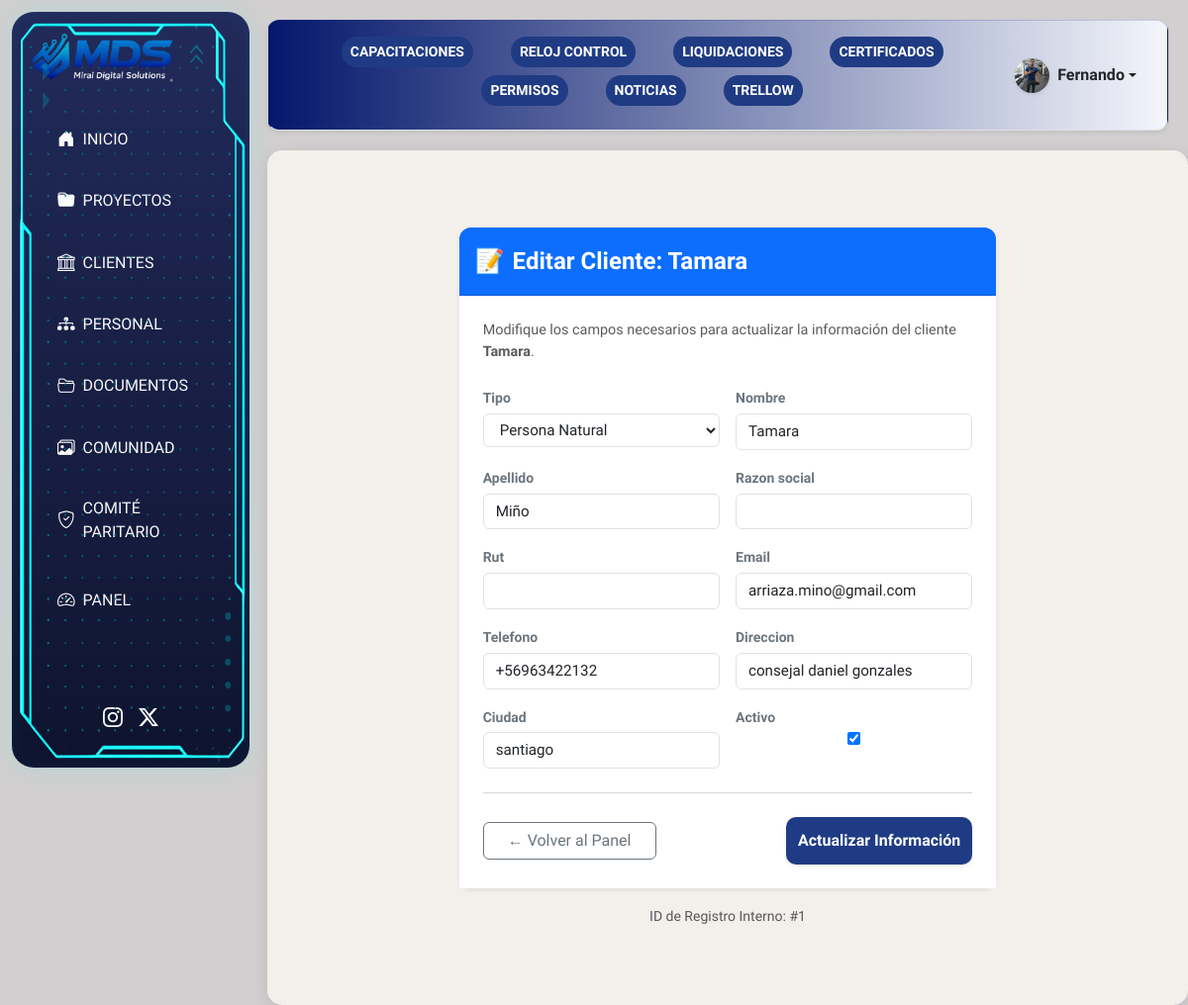
The page /editar/1/ (signed in) on the database its author committed.
### intranet/models.py (models this page shows, shortened)
class Perfil(models.Model):
    user = models.OneToOneField(User, on_delete=models.CASCADE, related_name="perfil")
    imagen = models.ImageField(upload_to="perfiles/", default="perfiles/perfil.png")
    fecha_nacimiento = models.DateField(null=True, blank=True)
    telefono = models.CharField(max_length=20, null=True, blank=True)
    run = models.CharField(max_length=10,unique=True,null=True,blank=True,verbose_name="RUN" )
    contacto_nombre = models.CharField(max_length=100, null=True, blank=True)
    contacto_telefono = models.CharField(max_length=20, null=True, blank=True)
    contacto_relacion = models.CharField(max_length=50, null=True, blank=True)
    contacto2_nombre = models.CharField(max_length=100, blank=True, null=True)
    contacto2_telefono = models.CharField(max_length=20, blank=True, null=True)
    contacto2_relacion = models.CharField(max_length=50, blank=True, null=True)
    estamento = models.ForeignKey(
        Estamento, on_delete=models.PROTECT, null=True, blank=True
    )
    cargo = models.ForeignKey(
        Cargo, on_delete=models.PROTECT, null=True, blank=True
    )
    unidad_fiscalia = models.ForeignKey(
        UnidadFiscalia, on_delete=models.PROTECT, null=True, blank=True
    )

class Cliente(models.Model):
    TIPO_CHOICES = [
        ('natural', 'Persona Natural'),
        ('juridica', 'Persona Jurídica'),
    ]
    tipo = models.CharField(max_length=10, choices=TIPO_CHOICES, default='natural')
    nombre = models.CharField(max_length=100, blank=True, null=True)
    apellido = models.CharField(max_length=100, blank=True, null=True)
    razon_social = models.CharField(max_length=200, blank=True, null=True)
    rut = models.CharField(max_length=50, blank=True, null=True)
    email = models.EmailField()
    telefono = models.CharField(max_length=50, blank=True, null=True)
    direccion = models.CharField(max_length=200, blank=True, null=True)
    ciudad = models.CharField(max_length=100, blank=True, null=True)
    activo = models.BooleanField(default=True)

### intranet/views.py (the view)
# urls.py: path('editar/<int:cliente_id>/', views.editar_cliente, name='editar_cliente'),
def editar_cliente(request, cliente_id):
    cliente = get_object_or_404(Cliente, pk=cliente_id)
    if request.method == 'POST':
        form = ClienteForm(request.POST, instance=cliente)
        if form.is_valid():
            form.save()
            return redirect(f'/cliente/?cliente={cliente_id}')
    else:
        form = ClienteForm(instance=cliente)
    return render(request, 'clientes/editar_cliente.html', {
        'form': form,
        'cliente': cliente,
        'titulo': f"Editar Cliente: {cliente.nombre}"
    })

### intranet/forms.py
class ClienteForm(forms.ModelForm):
    class Meta:
        model = Cliente
        fields = [
            'tipo', 'nombre', 'apellido', 'razon_social', 'rut',
            'email', 'telefono', 'direccion', 'ciudad', 'activo' # <-- CAMBIO AQUÍ
        ]

### intranet/templates/clientes/editar_cliente.html (shortened to what this page needs)
{% extends "base.html" %}
{% block content %}
<div class="container py-5">
    <div class="row justify-content-center">
        <div class="col-md-8">
            <div class="card shadow-sm border-0" style="border-radius: 12px;">
                <div class="card-header bg-primary text-white p-3" style="border-radius: 12px 12px 0 0;">
                    <div class="d-flex align-items-center">
                        <span class="fs-4 me-2">📝</span>
                        <h4 class="mb-0 fw-bold">{{ titulo }}</h4>
                    </div>
                </div>
                <div class="card-body p-4 bg-white">
                    <p class="text-muted small mb-4">
                        Modifique los campos necesarios para actualizar la información del cliente <strong>{{ cliente.nombre }}</strong>.
                    </p>
                    <form method="POST" novalidate>
                        <div class="row g-3">
                            {% for field in form %}
                            <div class="col-md-6">
                                <label class="form-label fw-bold text-secondary small">{{ field.label }}</label>
                                {{ field }}
                            </div>
                            {% endfor %}
                        </div>
                        <hr class="my-4 text-muted opacity-25">
                        <div class="d-flex justify-content-between align-items-center">
                            <a href="{% url 'cliente' %}" class="btn btn-outline-secondary px-4">
                                ← Volver al Panel
                            </a>
                            <button type="submit" class="btn btn-primary px-5 fw-bold shadow-sm">
                                Actualizar Información
                            </button>
                        </div>
                    </form>
                </div>
            </div>
            <div class="text-center mt-3">
                <small class="text-muted">ID de Registro Interno: #{{ cliente.id }}</small>
            </div>
        </div>
    </div>
</div>
{% endblock %}

### intranet/templates/base.html (shortened to what this page needs)
{% load static %}
<!doctype html>
<html lang="es" data-bs-theme="light">
<head>
  <link href="https://cdn.jsdelivr.net/npm/bootstrap@5.3.3/dist/css/bootstrap.min.css" rel="stylesheet">
  <link href="{% static 'styles.css' %}" rel="stylesheet">
  <link href="https://unpkg.com/aos@2.3.1/dist/aos.css" rel="stylesheet">
  <link href="https://cdn.jsdelivr.net/npm/bootstrap-icons@1.11.3/font/bootstrap-icons.css" rel="stylesheet">
</head>
<body class="d-flex flex-column min-vh-100">
  <nav class="sidebar d-flex flex-column align-items-start px-3">
    <a href="{% url 'inicio' %}" class="d-flex align-items-center mb-4 text-decoration-none text-white">
      <img src="{% static 'img/logo1.png' %}" alt="Logo Fiscalía" style="width:150px; height:auto;">
    </a>
    <ul class="nav flex-column w-100">
  <li class="nav-item"><a class="nav-link {% if '/inicio' in request.path %}active{% endif %}" href="/inicio/"><i class="bi bi-house-door-fill me-2"></i> INICIO</a></li>
<li class="nav-item">
    <a class="nav-link {% if '/proyecto/nuevo/' in request.path %}active{% endif %}"
       href="{% url 'gestion_catalogo' %}">
        <i class="bi bi-folder-fill me-2"></i> PROYECTOS
    </a>
</li>  <li class="nav-item"><a class="nav-link {% if '/cliente' in request.path %}active{% endif %}" href="/cliente/"><i class="bi bi-bank me-2"></i> CLIENTES</a></li>
  <li class="nav-item"><a class="nav-link {% if '/personal' in request.path %}active{% endif %}" href="/personal/"><i class="bi bi-diagram-3-fill me-2"></i> PERSONAL</a></li>
  <li class="nav-item"><a class="nav-link {% if '/documentos' in request.path %}active{% endif %}" href="/documentos/"><i class="bi bi-folder2-open me-2"></i> DOCUMENTOS</a></li>
  <li class="nav-item"><a class="nav-link {% if '/social' in request.path %}active{% endif %}" href="{% url 'social_home' %}"><i class="bi bi-images me-2"></i>COMUNIDAD</a></li>
  <li class="nav-item"><a class="nav-link {% if '/comite-paritario/' in request.path %}active{% endif %}" href="{% url 'comite_paritario' %}"><i class="bi bi-shield-check me-2"></i> COMITÉ PARITARIO</a>
</li>
   {% if user.is_authenticated and user.is_superuser %}
  <li class="nav-item mt-2">
    <details class="nav-details">
      <summary class="nav-link">
        <i class="bi bi-speedometer2 me-2"></i> PANEL
      </summary>
    </details>
  </li>
  {% endif %}
</ul>
      <div class="mt-auto d-flex justify-content-center w-100 mb-3">
        <a href="https://www.instagram.com/fiscalia_sur/" target="_blank" class="text-light me-3"><i class="bi bi-instagram fs-5"></i></a>
        <a href="https://x.com/Fiscalia__Sur" target="_blank" class="text-light"><i class="bi bi-twitter-x fs-5"></i></a>
      </div>
  </nav>
  <header class="top-header d-flex justify-content-between align-items-center px-3 py-3 border-bottom shadow-sm"
        style="background: linear-gradient(90deg, #04176b 0%, #f4f6fb 100%); border-radius: 12px;">
   <div class="d-flex flex-wrap justify-content-center gap-2 mb-2">
    <a href="#" target="_blank"><button class="btn btn-sm fw-semibold text-white" style="background-color:#1f3b83;border-radius:20px;">CAPACITACIONES</button></a>
    <a href="#" target="_blank"><button class="btn btn-sm fw-semibold text-white" style="background-color:#1f3b83;border-radius:20px;">RELOJ CONTROL</button></a>
    <a href="#" target="_blank"><button class="btn btn-sm fw-semibold text-white" style="background-color:#1f3b83;border-radius:20px;">LIQUIDACIONES</button></a>
    <a href="#" target="_blank"><button class="btn btn-sm fw-semibold text-white" style="background-color:#1f3b83;border-radius:20px;">CERTIFICADOS</button></a>
    <a href="#" target="_blank"><button class="btn btn-sm fw-semibold text-white" style="background-color:#1f3b83;border-radius:20px;">PERMISOS</button></a>
    <a href="{% url 'noticias_listado' %}" class="btn btn-sm fw-semibold text-white {% if '/noticias' in request.path %}active{% endif %}" style="background-color:#1f3b83;border-radius:20px;"> NOTICIAS</a>
    <a href="https://trello.com/b/ya8w1XjN/inventario" target="_blank"><button class="btn btn-sm fw-semibold text-white" style="background-color:#1f3b83;border-radius:20px;">TRELLOW</button></a>
   </div>
    {% if user.is_authenticated %}
    <div class="d-flex align-items-center">
      <div class="dropdown">
        <a class="d-flex align-items-center text-decoration-none text-dark dropdown-toggle fw-semibold"
           href="#" data-bs-toggle="dropdown">
          {% if user.perfil.imagen %}
            <img src="{{ user.perfil.imagen.url }}" class="rounded-circle me-2 shadow-sm" width="35" height="35" style="object-fit: cover;">
          {% else %}
            <img src="/media/perfiles/perfil.png" class="rounded-circle me-2 shadow-sm" width="35" height="35" style="object-fit: cover;">
          {% endif %}
          <span>{{ user.first_name|default:user.username }}</span>
        </a>
      </div>
    </div>
    {% endif %}
  </header>
  <main class="main-content flex-grow-1">
    {% block content %}{% endblock %}
  </main>
</body>
</html>

### intranet/static/styles.css (style rules this page uses)
* { margin: 0; padding: 0; box-sizing: border-box; }
body { font-family: 'Source Sans 3', sans-serif; background-color: #d1cfcf !important; color: #333; overflow-x: hidden; }
.sidebar { position: fixed; top: 12px; left: 12px; height: calc(100vh - 36px); width: 240px; background: linear-gradient( 180deg, rgba(18, 28, 80, 0.92), rgba(6, 12, 40, 0.96) ); color: #f1f5ff; padding: 20px 18px; border-radius: 22px; box-shadow: 0 0 25px rgba(0, 255, 255, 0.12), inset 0 0 20px rgba(0, 255, 255, 0.05); transition: all 0.35s ease; z-index: 1030; overflow: hidden; }
.sidebar::before { content: ""; position: absolute; inset: 0; background: url("/static/img/nav.png") no-repeat center center; background-size: 100% 100%; pointer-events: none; z-index: 1; }
.sidebar .nav-link { color: #f8f9fa; font-weight: 500; margin: 8px 15px; padding: 10px 15px; border-radius: 10px; transition: all 0.3s ease; display: flex; align-items: center; }
.sidebar .nav-link i { margin-right: 10px; font-size: 1.1rem; }
.top-header { position: relative; margin-left: 270px; margin-top: 20px; margin-right: 20px; background: linear-gradient(rgba(255, 255, 255, 0.92), rgba(245,245,245,0.92)); border: 1px solid rgba(31, 59, 131, 0.2); border-bottom: 2px solid #1f3b83; border-radius: 15px; padding: 12px 25px; box-shadow: 0 4px 20px rgba(0, 0, 0, 0.2); backdrop-filter: blur(6px); z-index: 1025; display: flex; justify-content: space-between; align-items: center; transition: all 0.3s ease; }
.top-header a { color: #1f3b83; font-weight: 600; margin: 0 15px; text-decoration: none; transition: all 0.3s ease; }
.main-content { margin-left: 270px; margin-top: 20px; padding: 30px 40px; background: #f3efea; border-radius: 15px; box-shadow: 0 4px 15px rgba(0, 0, 0, 0.1); display: block; min-height: calc(100vh - 200px); transition: all 0.4s ease; }
.btn-primary { background: #1f3b83 !important; border: none !important; border-radius: 10px !important; padding: 12px !important; font-weight: 600 !important; }
.card { border: none; border-radius: 0.75rem; background-color: #99acdb; transition: transform 0.3s ease, box-shadow 0.3s ease; }
.card-body p { color: rgba(255,255,255,0.85); font-size: 0.9rem; }

### intranet/templates/clientes/editar_cliente.html (style rules this page uses)
input, select, textarea { display: block; width: 100%; padding: 0.375rem 0.75rem; font-size: 0.95rem; font-weight: 400; line-height: 1.5; color: #212529; background-color: #fff; border: 1px solid #dee2e6; border-radius: 6px; transition: border-color .15s ease-in-out, box-shadow .15s ease-in-out; }
.form-label { margin-bottom: 0.3rem; }

### rows shown on the page
Cliente: nombre "Tamara", form "Persona Natural" "Tamara" "Miño" "arriaza.mino@gmail.com" "+56963422132" "consejal daniel gonzales" "santiago" "☑", id "1"

### other values the page prints
{{ user.first_name|default:user.username }} "Fernando"
{{ titulo }} "Editar Cliente: Tamara"
{{ field.label }} "Tipo" "Nombre" "Apellido" "Razon social" "Rut" "Email" "Telefono" "Direccion" "Ciudad" "Activo"
